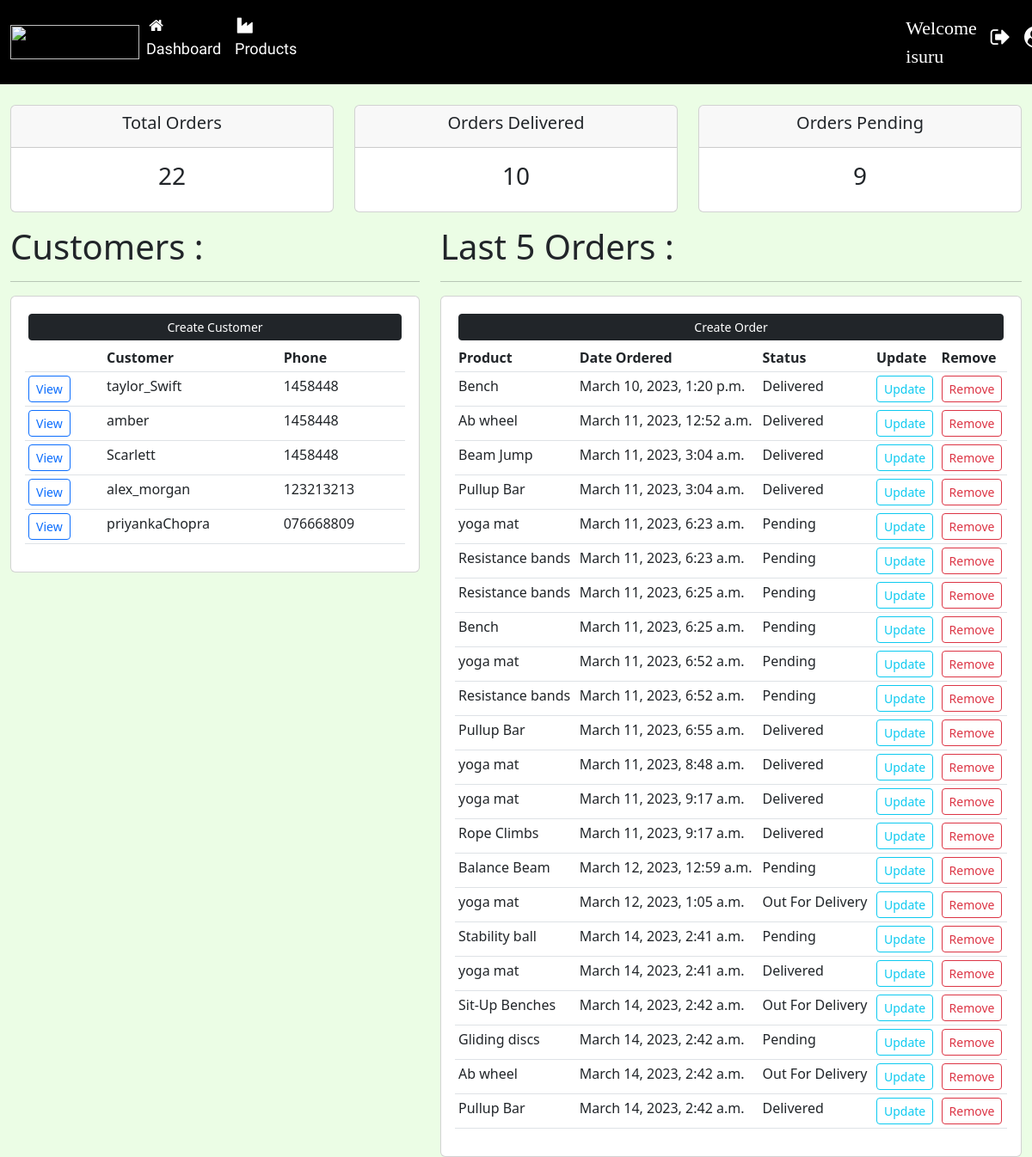
Before: / (signed in) with the older database file.
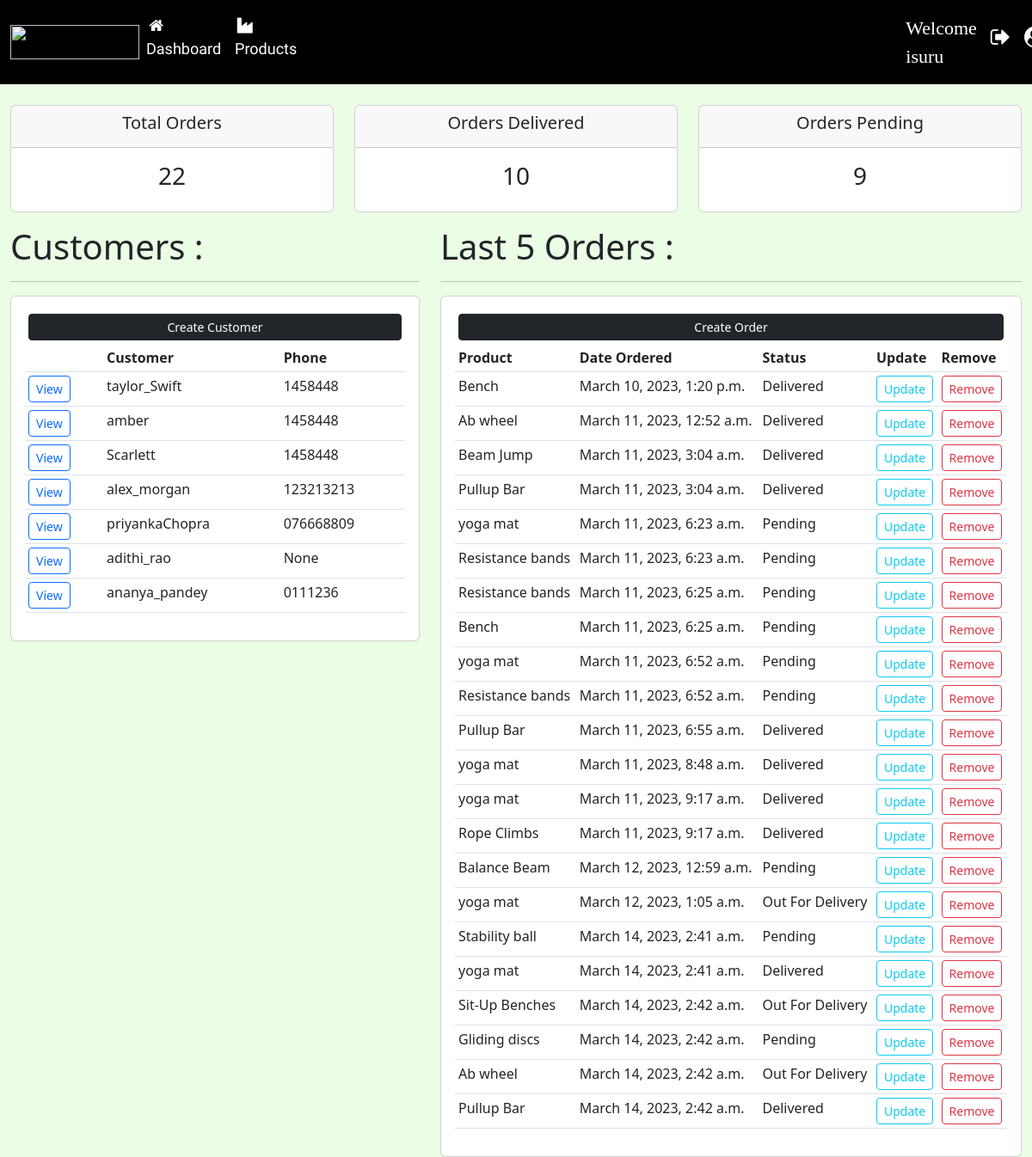
After: the same page with the newer database file.
### accounts/models.py (models this page shows, shortened)
class Customer(models.Model):
    user = models.OneToOneField(User, null=True, on_delete=models.CASCADE)
    name = models.CharField(max_length=200, null=True)
    phone = models.CharField(max_length=200, null=True)
    email = models.CharField(max_length=200, null=True)
    profile_pic = models.ImageField(default="p1.png",null=True,blank=True)
    date_created = models.DateTimeField(auto_now_add=True, null=True)

class Order(models.Model):
    STATUS = (
        ("Pending", "Pending"),
        ("Out For Delivery", "Out For Delivery"),
        ("Delivered", "Delivered"),
    )
    customer = models.ForeignKey(Customer, on_delete=models.SET_NULL, null=True)
    product = models.ForeignKey(Product, on_delete=models.SET_NULL, null=True)
    date_created = models.DateTimeField(auto_now_add=True, null=True)
    status = models.CharField(max_length=200, null=True, choices=STATUS)

class Product(models.Model):
    CATEGORY = (
        ("Indoor", "Indoor"),
        ("Out Door", "Out Door"),
    )
    name = models.CharField(max_length=200, null=True)
    price = models.FloatField(null=True)
    category = models.CharField(max_length=200, null=True, choices=CATEGORY)
    description = models.CharField(max_length=200, null=True)
    date_created = models.DateTimeField(auto_now_add=True, null=True)
    tags = models.ManyToManyField(Tag)
    def __str__(self):
        return self.name

### accounts/decorators.py (the view)
    def wrapper_func(request, *args, **kwargs):
        group = None
        if request.user.groups.exists():
            group = request.user.groups.all()[0].name
        if group == "customers":
            return redirect("user-page")
        elif group == "admin":
            return view_func(request, *args, **kwargs)

### accounts/views.py (called while the page is built)
@login_required(login_url="login")
@admin_only
def home(request):
    orders = Order.objects.all()
    customers = Customer.objects.all()
    total_orders = orders.count()
    delivered = orders.filter(status="Delivered").count()
    pending = orders.filter(status="Pending").count()
    out_for_delevery = orders.filter(status="Out For Delivery").count()
    context = {"customers": customers, "orders": orders, "total_orders": total_orders, "delivered": delivered,
               "out_for_delivery": out_for_delevery, "pending": pending}
    return render(request, "Dashboard.html", context)

### templates/Dashboard.html (shortened to what this page needs)
{% extends "Main.html" %}
{% load static %}
{% block content %}
	{% include "status.html" %}
	<div class="container-fluid">
		<div class="row">
			<div class="col-md-5">
				<h5 class="display-6">Customers :</h5>
				<hr/>
				<div class="card card-body">
					<a class="btn btn-dark btn-sm btn-block m-1" href="{% url "create-customer" %}">Create Customer</a>
					<table class="table table-sm">
						<tr>
							<th></th>
							<th>Customer</th>
							<th>Phone</th>
						</tr>
						{% for customer in customers %}
							<tr>
								<td><a class="btn btn-outline-primary btn-sm" href="{% url "customer" customer.id %}">View</a>
								</td>
								<td>{{ customer.name }}</td>
								<td>{{ customer.phone }}</td>
							</tr>
						{% endfor %}
					</table>
				</div>
			</div>
			<div class="col-md-7">
				<h5 class="display-6">Last 5 Orders :</h5>
				<hr/>
				<div class="card card-body">
					<a class="btn btn-dark btn-sm btn-block m-1" href="">Create Order</a>
					<table class="table table-sm">
						<tr>
							<th>Product</th>
							<th>Date Ordered</th>
							<th>Status</th>
							<th>Update</th>
							<th>Remove</th>
						</tr>
						{% for order in orders %}
							<tr>
								<td>{{ order.product }}</td>
								<td>{{ order.date_created }}</td>
								<td>{{ order.status }}</td>
								<td><a class="btn btn-outline-info btn-sm" href="{% url "update-order" order.id %}">Update</a>
								</td>
								<td><a class="btn btn-outline-danger btn-sm" href="{% url "delete-order" order.id %}">Remove</a></td>
							</tr>
						{% endfor %}
					</table>
				</div>
			</div>
		</div>
	</div>
{% endblock %}

Changed rows visible on the page:
added Customer: name "adithi_rao", phone "None"
added Customer: name "ananya_pandey", phone "0111236"
